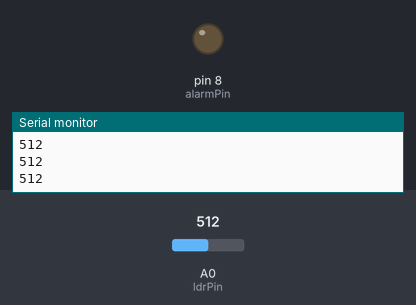
The sketch below on a simulated Arduino Uno, built with avr-gcc and run on an emulated ATmega328P. Parts: output pins drawn as LEDs (lit = HIGH), the last lines printed to the serial monitor. The inputs (shaded band) are chosen by the test bench; at power-on: A0 (ldrPin) = 512.

Above: at 1.2 s.
1.3 s: A0 (ldrPin) set to 484
At 2.5 s:
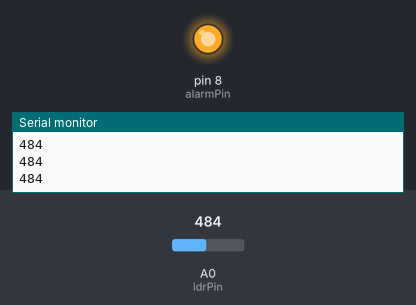
2.8 s: A0 (ldrPin) set to 510
At 3.8 s:
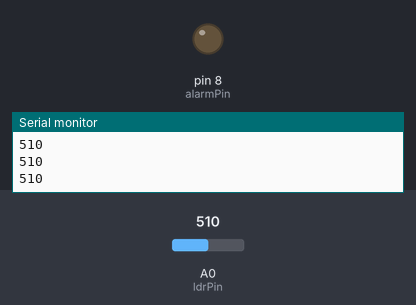
4.3 s: A0 (ldrPin) set to 490
At 5.2 s:
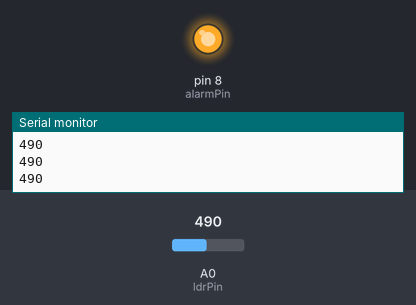
Timing chart, 0 to 7.3 s (numbered marks = the images above; inputs shaded):
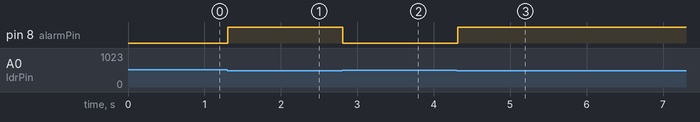

The sketch:

LaserAlarmSystem.ino
```cpp
const int ldrPin = A0;  // LDR connected to analog pin A0
const int alarmPin = 8; // Buzzer or LED connected to digital pin 8
int threshold = 500;    // Set a threshold value for detecting the laser

void setup() {
  pinMode(alarmPin, OUTPUT);  // Set the alarm pin as an output
  Serial.begin(9600);         // Initialize serial communication for debugging
}

void loop() {
  int ldrValue = analogRead(ldrPin);  // Read the value from the LDR
  Serial.println(ldrValue);           // Print the value for debugging

  // If the LDR value drops below the threshold, trigger the alarm
  if (ldrValue < threshold) {
    digitalWrite(alarmPin, HIGH);  // Turn on the buzzer or LED
  } else {
    digitalWrite(alarmPin, LOW);   // Turn off the buzzer or LED
  }

  delay(100);  // Short delay to stabilize readings
}
```

Measured:
- the behaviour switches between 500 and 499 on A0 (ldrPin) (found by bisection; images 0 and 1)
- after the input at 1.3 s, pin 8 (alarmPin): LOW → HIGH at once
- after the input at 2.8 s, pin 8 (alarmPin): HIGH → LOW at once
- after the input at 4.3 s, pin 8 (alarmPin): LOW → HIGH at once
